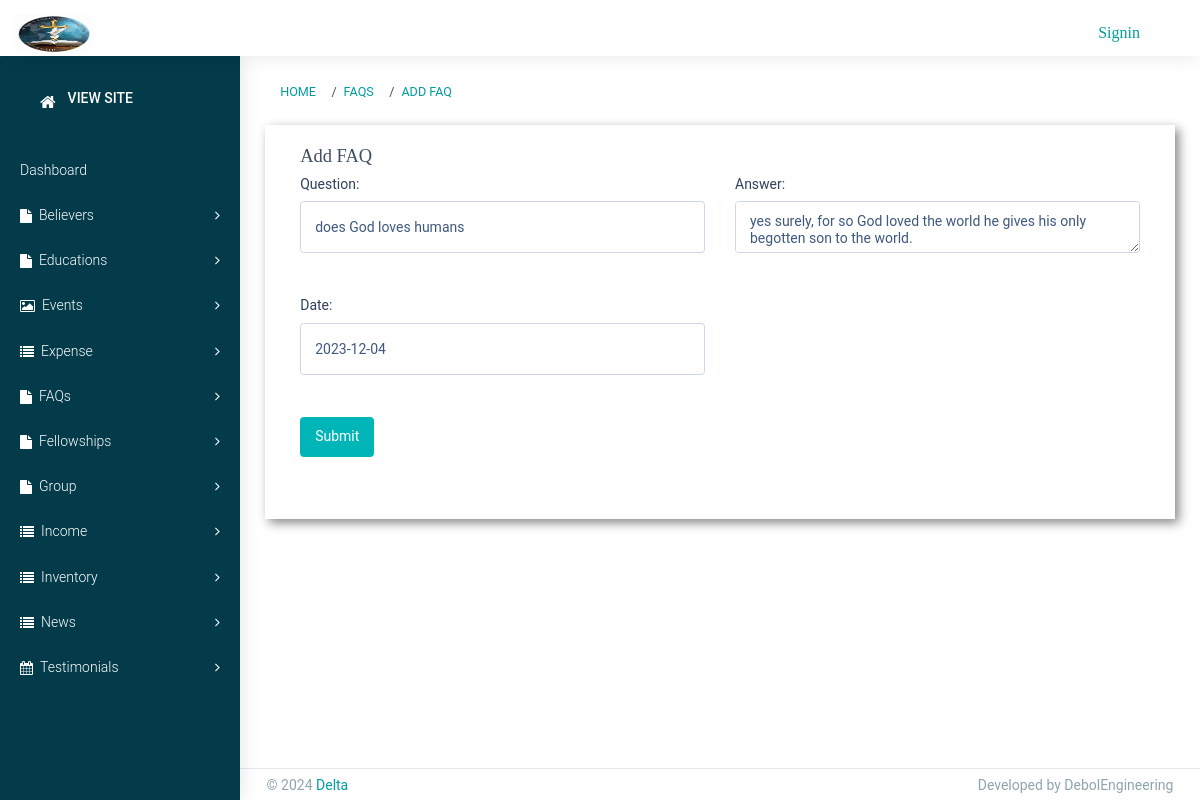
The app's page /staff/faq/1/ with its own data.
### staff/models.py (models this page shows)
class FAQ(models.Model):
    question = models.TextField()
    answer = models.TextField()
    date = models.DateField()

### staff/views.py (the view)
# urls.py: path('faq/<int:pk>/', FAQUpdate.as_view(), name='faq_update'),
class FAQUpdate(UpdateView):
    model = FAQ
    form_class = FAQForm
    template_name = 'staff/FAQs/add_faq.html'
    success_url = reverse_lazy('staff:faq_list')

### staff/forms.py
class FAQForm(forms.ModelForm):
    class Meta:
        model = FAQ
        fields = ['question', 'answer', 'date']
        widgets = {
            'question': forms.TextInput(attrs={"class": "form-control", 'placeholder': 'Enter question'}),
            'answer': forms.Textarea(attrs={"class": "form-control", 'placeholder': 'Enter answer'}),
            'date': forms.DateInput(attrs={"class": "form-control", 'placeholder': 'YYYY-MM-DD'}),
        }

### Templates/staff/FAQs/add_faq.html (shortened to what this page needs)
{% extends 'staff/base.html' %}
{% load static %}
{% block breadcrumb %}
<li class="breadcrumb-item"><a href="{% url 'staff:faq_add' %}">FAQs</a></li>
<li class="breadcrumb-item"><a href="#">Add FAQ</a></li>
{% endblock %}
{% block content %}
<div class="site-main">
    <section class="ttm-row clearfix">
        <div class="container">
            <div class="row pt-60 res-991-pt-0">
                <div class="col-lg-12">
                    <div class="pr-40 res-991-pr-0 res-991-pb-30">
                        <h4 class="h4-md">Add FAQ</h4>
                        <form action="{% url 'staff:faq_add' %}" method="POST" enctype="multipart/form-data"
                            class="row">
                            <div class="col-lg-6">
                                <div class="mb-3">
                                    {{ form.question.label_tag }}
                                    {{ form.question }}
                                </div>
                            </div>
                            <div class="col-lg-6">
                                <div class="mb-3">
                                    {{ form.answer.label_tag }}
                                    {{ form.answer }}
                                </div>
                            </div>
                            <div class="col-lg-6">
                                <div class="mb-3">
                                    {{ form.date.label_tag }}
                                    {{ form.date }}
                                </div>
                            </div>
                            <div class="col-md-12 mb-3">
                                <button type="submit" class="btn btn-primary">Submit</button>
                            </div>
                        </form>
                    </div>
                </div>
            </div>
        </div>
    </section>
</div>
{% endblock %}

### records on screen
FAQ: question "does God loves humans", answer "yes surely, for so God loved the world he gives his only begotten son to the world.", date "2023-12-04"
